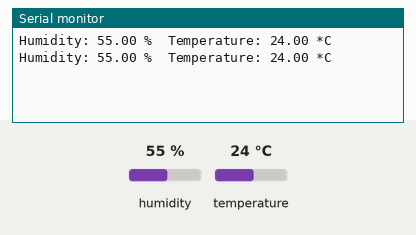
This sketch was run on a simulated Arduino Uno, built with avr-gcc and run on an emulated ATmega328P. Parts: the last lines printed to the serial monitor. Inputs (shaded band) come from the test bench; at power-on: humidity 55 %, temperature 24 °C.

Above: at 4.8 s.
4.9 s: humidity set to 22 %
At 7.0 s:
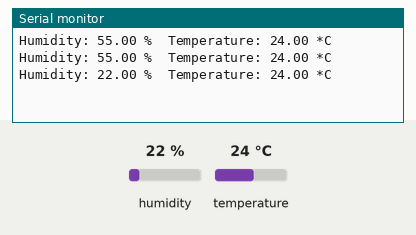
7.9 s: temperature set to 12 °C
At 8.8 s:
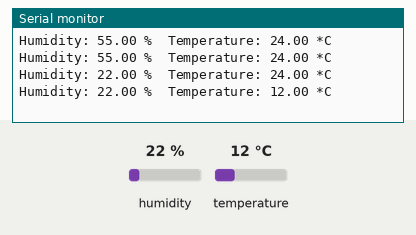
10.9 s: humidity set to 40 %
At 13.5 s:
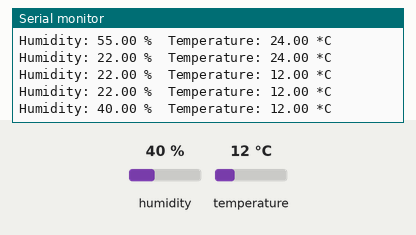
Timing chart, 0 to 15.0 s (numbered marks = the images above; inputs shaded):
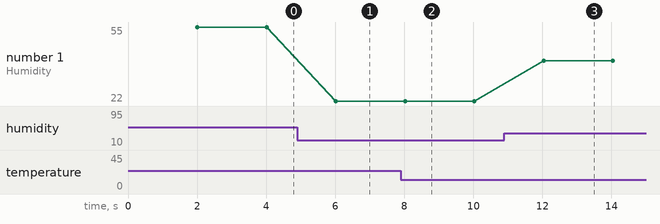

The sketch:

dht_sensors_first.ino
```cpp
#include <DHT.h>

#define DHT_PIN 4
#define DHTTYPE DHT22

DHT dht(DHT_PIN, DHTTYPE);


void setup() {
  // put your setup code here, to run once:
  Serial.begin(9600);
  dht.begin();
}

void loop() {
  delay(2000);
  float temp = dht.readTemperature();
  float hum = dht.readHumidity();

  if (isnan(hum) or isnan(temp)) {
    Serial.println("### Could not read from DHT sensor! ###");
  }
  Serial.print("Humidity: ");
  Serial.print(hum);
  Serial.print(" %\t");
  Serial.print("Temperature: ");
  Serial.print(temp);
  Serial.println(" *C ");

}
```

Measured:
- after the input at 4.9 s, the serial monitor: prints a new line after 1.1 s (image 1)
- after the input at 7.9 s, the serial monitor: prints a new line after 0.12 s (image 2)
- after the input at 10.9 s, the serial monitor: prints a new line after 1.1 s (image 3)
- plotted number 1: 55 → 22 after the input at 4.9 s, 22 → 40 after the input at 10.9 s
